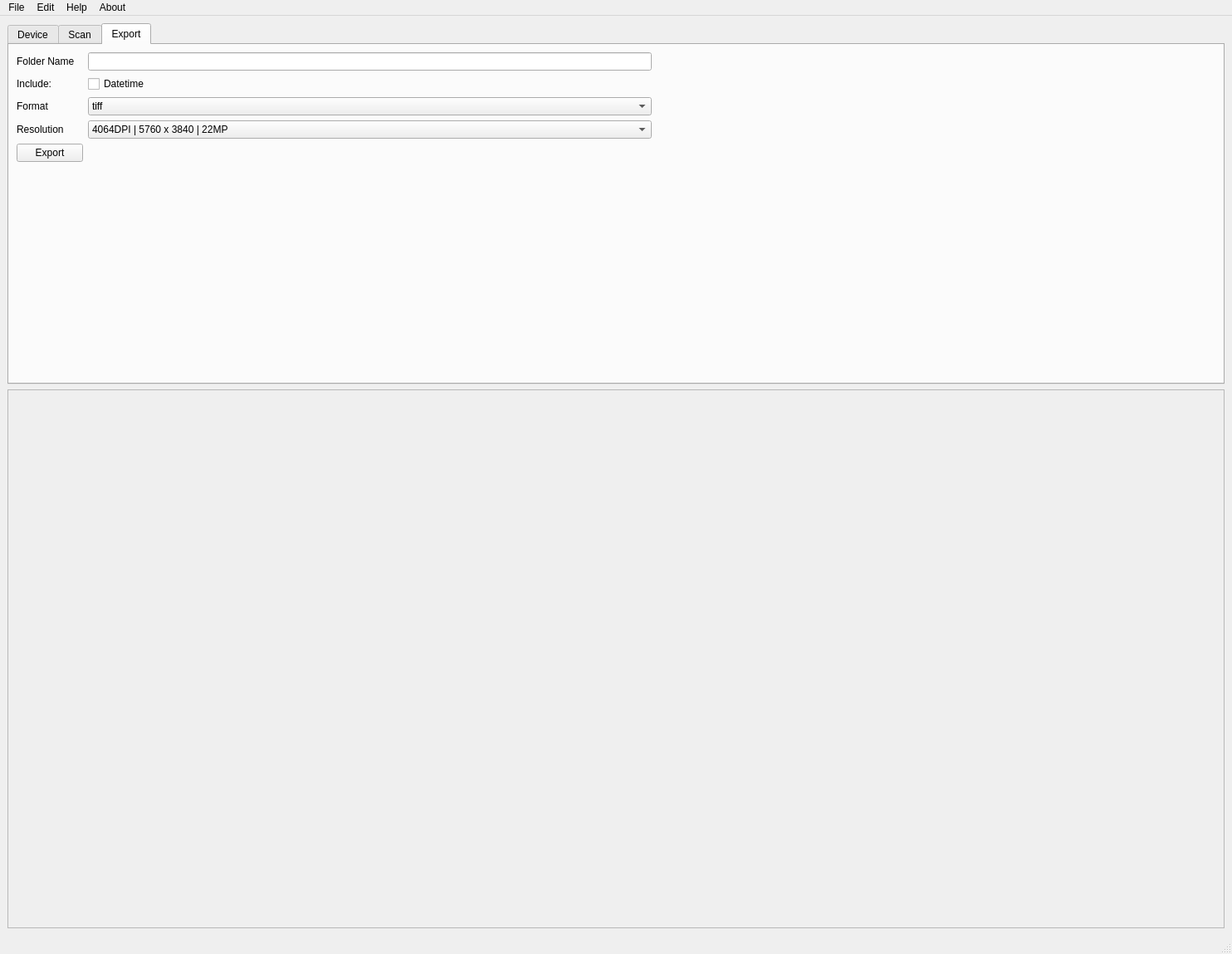
<?xml version="1.0" encoding="UTF-8"?>
<ui version="4.0">
 <class>MainWindow</class>
 <widget class="QMainWindow" name="MainWindow">
  <property name="geometry">
   <rect>
    <x>0</x>
    <y>0</y>
    <width>1484</width>
    <height>1149</height>
   </rect>
  </property>
  <property name="windowTitle">
   <string>Korova</string>
  </property>
  <widget class="QWidget" name="centralwidget">
   <property name="sizePolicy">
    <sizepolicy hsizetype="Preferred" vsizetype="Preferred">
     <horstretch>0</horstretch>
     <verstretch>0</verstretch>
    </sizepolicy>
   </property>
   <layout class="QGridLayout" name="gridLayout_5" rowstretch="0,10">
    <item row="0" column="0">
     <widget class="QTabWidget" name="tabWidget">
      <property name="currentIndex">
       <number>2</number>
      </property>
      <widget class="QWidget" name="deviceTab">
       <attribute name="title">
        <string>Device</string>
       </attribute>
       <layout class="QGridLayout" name="gridLayout_2">
        <item row="2" column="0">
         <widget class="QLabel" name="connectionStateLabel">
          <property name="text">
           <string>Connected</string>
          </property>
         </widget>
        </item>
        <item row="1" column="0">
         <widget class="QComboBox" name="deviceComboBox">
          <property name="minimumSize">
           <size>
            <width>300</width>
            <height>0</height>
           </size>
          </property>
          <item>
           <property name="text">
            <string>Knokke V1 573BD2F</string>
           </property>
          </item>
          <item>
           <property name="text">
            <string>Knokke V1 0BEA349</string>
           </property>
          </item>
         </widget>
        </item>
        <item row="0" column="0">
         <widget class="QLabel" name="label">
          <property name="text">
           <string>Scanner Identifier</string>
          </property>
         </widget>
        </item>
        <item row="3" column="0">
         <widget class="QTextEdit" name="deviceTextEdit"/>
        </item>
        <item row="3" column="1">
         <spacer name="horizontalSpacer">
          <property name="orientation">
           <enum>Qt::Orientation::Horizontal</enum>
          </property>
          <property name="sizeHint" stdset="0">
           <size>
            <width>40</width>
            <height>20</height>
           </size>
          </property>
         </spacer>
        </item>
       </layout>
      </widget>
      <widget class="QWidget" name="scanTab">
       <attribute name="title">
        <string>Scan</string>
       </attribute>
       <layout class="QGridLayout" name="gridLayout_3">
        <item row="0" column="0">
         <layout class="QVBoxLayout" name="verticalLayout">
          <item>
           <layout class="QGridLayout" name="gridLayout" columnstretch="5,5,1,50">
            <item row="0" column="0">
             <widget class="QRadioButton" name="previewRadioButton">
              <property name="enabled">
               <bool>true</bool>
              </property>
              <property name="text">
               <string>Preview (fast)</string>
              </property>
             </widget>
            </item>
            <item row="3" column="0">
             <widget class="QPushButton" name="gotoBeginningButton">
              <property name="minimumSize">
               <size>
                <width>120</width>
                <height>0</height>
               </size>
              </property>
              <property name="text">
               <string>Beginning</string>
              </property>
             </widget>
            </item>
            <item row="7" column="3">
             <widget class="QSlider" name="bAdjustSlider">
              <property name="orientation">
               <enum>Qt::Orientation::Horizontal</enum>
              </property>
             </widget>
            </item>
            <item row="6" column="3">
             <widget class="QSlider" name="gAdjustSlider">
              <property name="orientation">
               <enum>Qt::Orientation::Horizontal</enum>
              </property>
             </widget>
            </item>
            <item row="1" column="3">
             <widget class="QComboBox" name="filmTypeComboBox">
              <item>
               <property name="text">
                <string>Auto (DXN)</string>
               </property>
              </item>
              <item>
               <property name="text">
                <string>Custom</string>
               </property>
              </item>
              <item>
               <property name="text">
                <string>Ilford FP4+</string>
               </property>
              </item>
              <item>
               <property name="text">
                <string>Ilford HP5+</string>
               </property>
              </item>
              <item>
               <property name="text">
                <string>Ilford Delta Pro 100</string>
               </property>
              </item>
              <item>
               <property name="text">
                <string>Ilford Delta Pro 400</string>
               </property>
              </item>
              <item>
               <property name="text">
                <string>Ilford Pan F+</string>
               </property>
              </item>
              <item>
               <property name="text">
                <string>Kodak Portra 160</string>
               </property>
              </item>
              <item>
               <property name="text">
                <string>Kodak Portra 400</string>
               </property>
              </item>
              <item>
               <property name="text">
                <string>Kodak Portra 800</string>
               </property>
              </item>
              <item>
               <property name="text">
                <string>Kodak Gold 200</string>
               </property>
              </item>
              <item>
               <property name="text">
                <string>Kodak Ektar 100</string>
               </property>
              </item>
             </widget>
            </item>
            <item row="5" column="3">
             <widget class="QSlider" name="rAdjustSlider">
              <property name="orientation">
               <enum>Qt::Orientation::Horizontal</enum>
              </property>
             </widget>
            </item>
            <item row="6" column="0">
             <widget class="QPushButton" name="moveLeftButton">
              <property name="text">
               <string>&lt;</string>
              </property>
             </widget>
            </item>
            <item row="0" column="3">
             <widget class="QLabel" name="label_10">
              <property name="text">
               <string>Film Type</string>
              </property>
             </widget>
            </item>
            <item row="1" column="0">
             <widget class="QPushButton" name="startStopPushButton">
              <property name="minimumSize">
               <size>
                <width>120</width>
                <height>0</height>
               </size>
              </property>
              <property name="text">
               <string>Start</string>
              </property>
             </widget>
            </item>
            <item row="2" column="0">
             <widget class="QLabel" name="label_3">
              <property name="text">
               <string>Go to</string>
              </property>
             </widget>
            </item>
            <item row="2" column="3">
             <widget class="QComboBox" name="filmColourComboBox">
              <item>
               <property name="text">
                <string>BW Negative</string>
               </property>
              </item>
              <item>
               <property name="text">
                <string>Colour Negative</string>
               </property>
              </item>
              <item>
               <property name="text">
                <string>BW Positive</string>
               </property>
              </item>
              <item>
               <property name="text">
                <string>Colour Positive</string>
               </property>
              </item>
             </widget>
            </item>
            <item row="3" column="1">
             <widget class="QPushButton" name="gotoEndButton">
              <property name="minimumSize">
               <size>
                <width>120</width>
                <height>0</height>
               </size>
              </property>
              <property name="text">
               <string>End</string>
              </property>
             </widget>
            </item>
            <item row="3" column="3">
             <widget class="QSlider" name="wAdjustSlider">
              <property name="orientation">
               <enum>Qt::Orientation::Horizontal</enum>
              </property>
             </widget>
            </item>
            <item row="5" column="0">
             <widget class="QLabel" name="label_4">
              <property name="text">
               <string>Adjust</string>
              </property>
             </widget>
            </item>
            <item row="6" column="1">
             <widget class="QPushButton" name="moveRightButton">
              <property name="text">
               <string>&gt;</string>
              </property>
             </widget>
            </item>
            <item row="0" column="1">
             <widget class="QRadioButton" name="fullRadioButton">
              <property name="text">
               <string>Full</string>
              </property>
             </widget>
            </item>
            <item row="3" column="2">
             <widget class="QLabel" name="label_5">
              <property name="text">
               <string>W</string>
              </property>
              <property name="alignment">
               <set>Qt::AlignmentFlag::AlignCenter</set>
              </property>
             </widget>
            </item>
            <item row="5" column="2">
             <widget class="QLabel" name="label_11">
              <property name="text">
               <string>R</string>
              </property>
              <property name="alignment">
               <set>Qt::AlignmentFlag::AlignCenter</set>
              </property>
             </widget>
            </item>
            <item row="6" column="2">
             <widget class="QLabel" name="label_12">
              <property name="text">
               <string>G</string>
              </property>
              <property name="alignment">
               <set>Qt::AlignmentFlag::AlignCenter</set>
              </property>
             </widget>
            </item>
            <item row="7" column="2">
             <widget class="QLabel" name="label_13">
              <property name="text">
               <string>B</string>
              </property>
              <property name="alignment">
               <set>Qt::AlignmentFlag::AlignCenter</set>
              </property>
             </widget>
            </item>
            <item row="7" column="0">
             <widget class="QLabel" name="label_15">
              <property name="text">
               <string>Histogram</string>
              </property>
             </widget>
            </item>
            <item row="7" column="1">
             <widget class="QComboBox" name="histColourComboBox">
              <item>
               <property name="text">
                <string>All</string>
               </property>
              </item>
              <item>
               <property name="text">
                <string>White</string>
               </property>
              </item>
              <item>
               <property name="text">
                <string>Red</string>
               </property>
              </item>
              <item>
               <property name="text">
                <string>Green</string>
               </property>
              </item>
              <item>
               <property name="text">
                <string>Blue</string>
               </property>
              </item>
             </widget>
            </item>
           </layout>
          </item>
          <item>
           <widget class="QLabel" name="histogramLabel">
            <property name="minimumSize">
             <size>
              <width>0</width>
              <height>200</height>
             </size>
            </property>
            <property name="text">
             <string>TextLabel</string>
            </property>
           </widget>
          </item>
         </layout>
        </item>
       </layout>
      </widget>
      <widget class="QWidget" name="exportTab">
       <attribute name="title">
        <string>Export</string>
       </attribute>
       <layout class="QGridLayout" name="gridLayout_4">
        <item row="2" column="0">
         <widget class="QLabel" name="label_8">
          <property name="text">
           <string>Format</string>
          </property>
         </widget>
        </item>
        <item row="1" column="3">
         <spacer name="horizontalSpacer_3">
          <property name="orientation">
           <enum>Qt::Orientation::Horizontal</enum>
          </property>
          <property name="sizeHint" stdset="0">
           <size>
            <width>40</width>
            <height>20</height>
           </size>
          </property>
         </spacer>
        </item>
        <item row="0" column="2">
         <widget class="QLineEdit" name="folderNameLineEdit"/>
        </item>
        <item row="0" column="0">
         <widget class="QLabel" name="label_6">
          <property name="text">
           <string>Folder Name</string>
          </property>
         </widget>
        </item>
        <item row="1" column="0">
         <widget class="QLabel" name="label_7">
          <property name="text">
           <string>Include:</string>
          </property>
         </widget>
        </item>
        <item row="5" column="0">
         <spacer name="verticalSpacer">
          <property name="orientation">
           <enum>Qt::Orientation::Vertical</enum>
          </property>
          <property name="sizeHint" stdset="0">
           <size>
            <width>20</width>
            <height>40</height>
           </size>
          </property>
         </spacer>
        </item>
        <item row="3" column="2">
         <widget class="QComboBox" name="fileResComboBox">
          <item>
           <property name="text">
            <string>4064DPI | 5760 x 3840 | 22MP</string>
           </property>
          </item>
          <item>
           <property name="text">
            <string>2032DPI | 2880 x 1920 | 5.5MP</string>
           </property>
          </item>
          <item>
           <property name="text">
            <string>1016DPI | 1440x960 | 1.3MP</string>
           </property>
          </item>
         </widget>
        </item>
        <item row="2" column="2">
         <widget class="QComboBox" name="fileFormatComboBox">
          <property name="editable">
           <bool>false</bool>
          </property>
          <property name="currentText">
           <string>tiff</string>
          </property>
          <property name="placeholderText">
           <string/>
          </property>
          <item>
           <property name="text">
            <string>tiff</string>
           </property>
          </item>
          <item>
           <property name="text">
            <string>bayer (raw)</string>
           </property>
          </item>
          <item>
           <property name="text">
            <string>jpeg</string>
           </property>
          </item>
          <item>
           <property name="text">
            <string>png</string>
           </property>
          </item>
         </widget>
        </item>
        <item row="3" column="0">
         <widget class="QLabel" name="label_9">
          <property name="text">
           <string>Resolution</string>
          </property>
         </widget>
        </item>
        <item row="4" column="0">
         <widget class="QPushButton" name="fileExportPushButton">
          <property name="text">
           <string>Export</string>
          </property>
         </widget>
        </item>
        <item row="1" column="2">
         <layout class="QHBoxLayout" name="horizontalLayout">
          <item>
           <widget class="QCheckBox" name="datetimeCheckBox">
            <property name="text">
             <string>Datetime</string>
            </property>
           </widget>
          </item>
          <item>
           <widget class="QLabel" name="folderNameLabel">
            <property name="text">
             <string/>
            </property>
           </widget>
          </item>
         </layout>
        </item>
       </layout>
      </widget>
     </widget>
    </item>
    <item row="1" column="0">
     <widget class="QScrollArea" name="scrollArea">
      <property name="widgetResizable">
       <bool>true</bool>
      </property>
      <widget class="QWidget" name="scrollAreaWidgetContents">
       <property name="geometry">
        <rect>
         <x>0</x>
         <y>0</y>
         <width>1468</width>
         <height>665</height>
        </rect>
       </property>
      </widget>
     </widget>
    </item>
   </layout>
  </widget>
  <widget class="QMenuBar" name="menubar">
   <property name="geometry">
    <rect>
     <x>0</x>
     <y>0</y>
     <width>1484</width>
     <height>19</height>
    </rect>
   </property>
   <widget class="QMenu" name="menuFile">
    <property name="title">
     <string>File</string>
    </property>
   </widget>
   <widget class="QMenu" name="menuHelp">
    <property name="title">
     <string>Help</string>
    </property>
   </widget>
   <widget class="QMenu" name="menuEdit">
    <property name="title">
     <string>Edit</string>
    </property>
    <addaction name="actionPreferences_2"/>
   </widget>
   <widget class="QMenu" name="menuAbout">
    <property name="title">
     <string>About</string>
    </property>
    <addaction name="actionKorova"/>
    <addaction name="actionSoke_Eng"/>
   </widget>
   <addaction name="menuFile"/>
   <addaction name="menuEdit"/>
   <addaction name="menuHelp"/>
   <addaction name="menuAbout"/>
  </widget>
  <widget class="QStatusBar" name="statusbar"/>
  <action name="actionSomething">
   <property name="text">
    <string>Something</string>
   </property>
  </action>
  <action name="actionPreferences">
   <property name="text">
    <string>Preferences</string>
   </property>
  </action>
  <action name="actionPreferences_2">
   <property name="text">
    <string>Preferences</string>
   </property>
  </action>
  <action name="actionKorova">
   <property name="text">
    <string>Korova</string>
   </property>
  </action>
  <action name="actionSoke_Eng">
   <property name="text">
    <string>Soke Engineering</string>
   </property>
  </action>
 </widget>
 <resources/>
 <connections/>
</ui>
